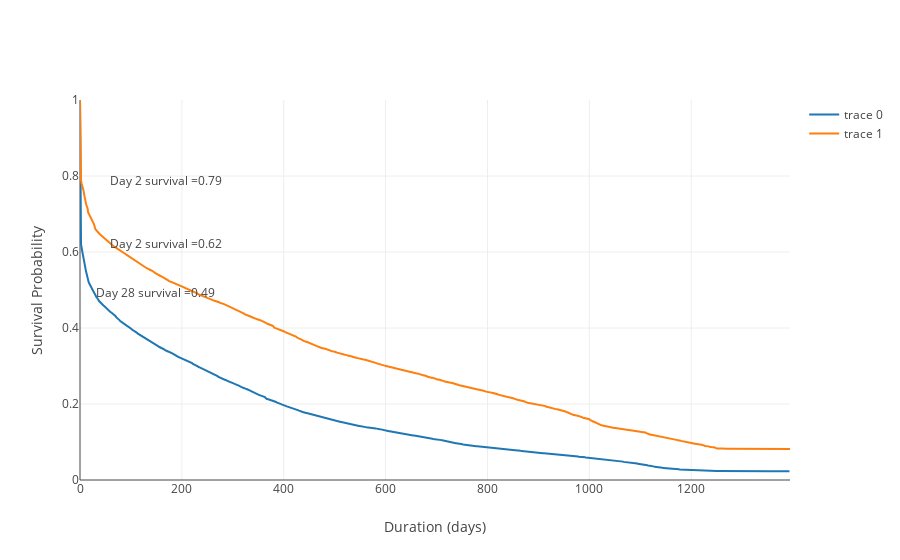

Notebook code cell kept with this figure:
### Markdown cell above
So, we can see from these curves that, as we would expect, those prospects who go on to become clients engage at a much higher rate (35%) and remain engaged at a much higher rate than those who never convert.  Let's look at both groups in a more traditional survival curve setting (one that assumes all participants arrive at the study starting point alive).

### Code cell
survive = survivorData[pd.notnull(survivorData.max_date)]


survProsp = survive[survive.account_type == 'Prospect']

T=survProsp['duration']
E=survProsp['observed']

kmf = KaplanMeierFitter()
survProspTable = kmf.fit(T,event_observed=E).survival_function_.reset_index()

survClient = survive[survive.account_type == 'Client']

T=survClient['duration']
E=survClient['observed']

kmf = KaplanMeierFitter()
survClientTable = kmf.fit(T,event_observed=E).survival_function_.reset_index()

traceProsp = go.Scatter(x=survProspTable['timeline'],y=survProspTable['KM_estimate'])
traceClient = go.Scatter(x=survClientTable['timeline'],y=survClientTable['KM_estimate'])

layout = go.Layout(yaxis={'range':[0,1],'showline':False,'title':'Survival Probability'},
                   xaxis={'title':'Duration (days)'},
                   annotations=[{'text':'Day 2 survival ='+ str(round(survClientTable[survClientTable.timeline==2].KM_estimate.values[0],2)),
                                'yref':'y',
                                'x':0,'y':survClientTable[survClientTable.timeline==2].KM_estimate.values[0],
                                'xanchor':'left',
                                'width':140,
                                'align':'right',                                
                                'showarrow':False},
                                {'text':'Day 2 survival ='+ str(round(survProspTable[survProspTable.timeline==2].KM_estimate.values[0],2)),
                                'yref':'y',
                                'x':0,'y':survProspTable[survProspTable.timeline==2].KM_estimate.values[0],
                                'width':140,
                                 'align':'right',
                                'xanchor':'left',
                                'showarrow':False},
                                {'text':'Day 28 survival ='+ str(round(survProspTable[survProspTable.timeline==28].KM_estimate.values[0],2)),
                                'x':28,'y':survProspTable[survProspTable.timeline==28].KM_estimate.values[0],
                                'xanchor':'left',
                                'showarrow':False}])
fig=go.Figure(data=[traceProsp,traceClient],layout=layout)
offline.iplot(fig)

### Figure 1 — Plotly figure (JSON) as saved in the notebook; plotly's stock layout.template omitted (floating-point values rounded to 4 significant figures; data arrays with more than 128 entries replaced by an {"elided": "..."} marker saying what was removed)
{"data": [{"type": "scatter", "uid": "fbf78e67-7665-4953-8d10-e17be55f590a", "x": {"elided": "1138 int values"}, "y": {"elided": "1138 float values"}}, {"type": "scatter", "uid": "cf72bd77-9149-479c-b894-2faa883dc51d", "x": {"elided": "1161 int values"}, "y": {"elided": "1161 float values"}}], "layout": {"annotations": [{"align": "right", "showarrow": false, "text": "Day 2 survival =0.79", "width": 140, "x": 0, "xanchor": "left", "y": 0.789, "yref": "y"}, {"align": "right", "showarrow": false, "text": "Day 2 survival =0.62", "width": 140, "x": 0, "xanchor": "left", "y": 0.6218, "yref": "y"}, {"showarrow": false, "text": "Day 28 survival =0.49", "x": 28, "xanchor": "left", "y": 0.4924}], "xaxis": {"title": {"text": "Duration (days)"}}, "yaxis": {"range": [0, 1], "showline": false, "title": {"text": "Survival Probability"}}}}
